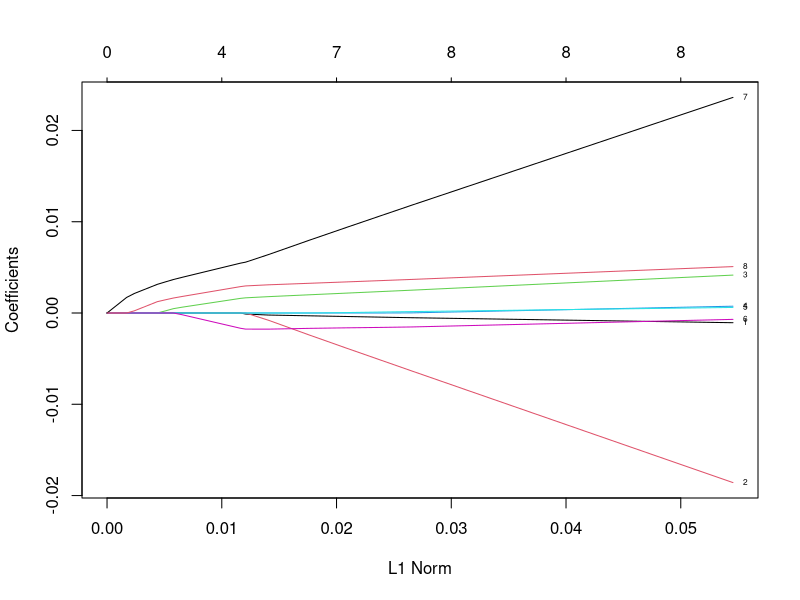
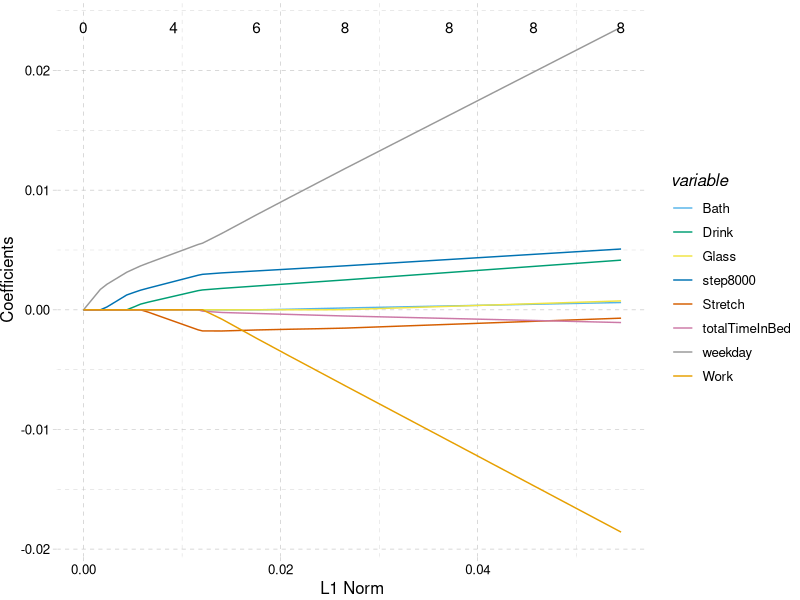
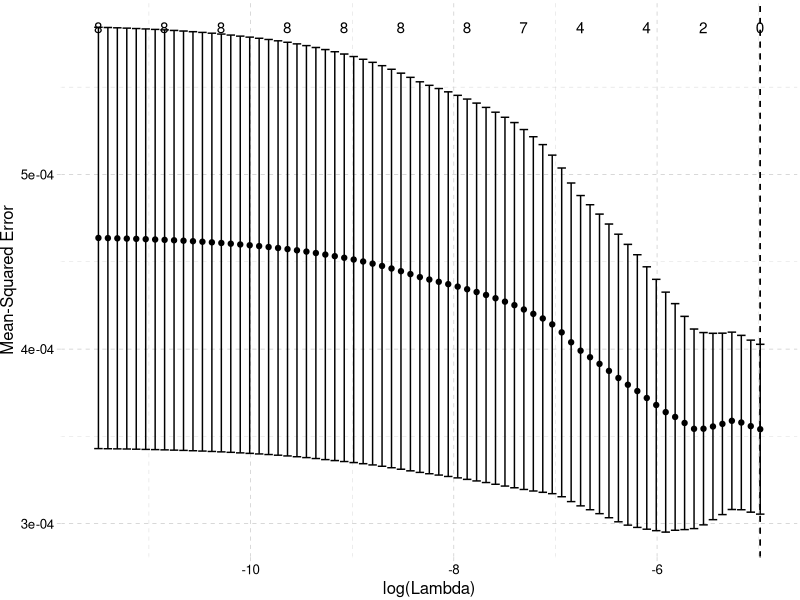

R code for these plots, in order:
#
#  date : 2018/03/02
#  
#  T.Fukui
#
#  lasso.R
#
#  Fitbitデータでスパース推定入門
#
#  lassoによる変数選択
#

# set library ====
library("tidyverse")
library("glmnet")
library("ggthemes")
library("ggfortify")

# read data ====
df <- read_csv(file="data/merge.csv",
               col_names=TRUE, locale = locale(encoding="CP932")) %>% 
  select(-Date, -totalSleepRecords, -day, -steps, -totalMinutesAsleep, -Tobacco)
# > dim(df)
# [1] 43     15

# lasso ====
# 「睡眠効率に影響を与える変数を探る」事が目的
# 説明変数を選択するためにlassoを使用してみる
# xは標準化及びmatrix化

y <- unlist(select(df, efficiency))
x <- scale(as.matrix(select(df, -efficiency)))

fit <- glmnet(x, y, standardize = FALSE)
plot(fit, label = TRUE)
autoplot(fit) + theme_pander() + scale_color_pander()

# cv lasso ====
set.seed(0)
cvfit <- cv.glmnet(x, y, standardize = FALSE, nfolds = 10)
autoplot(cvfit) + theme_pander() + scale_color_pander()

coef(cvfit, s = "lambda.min")
